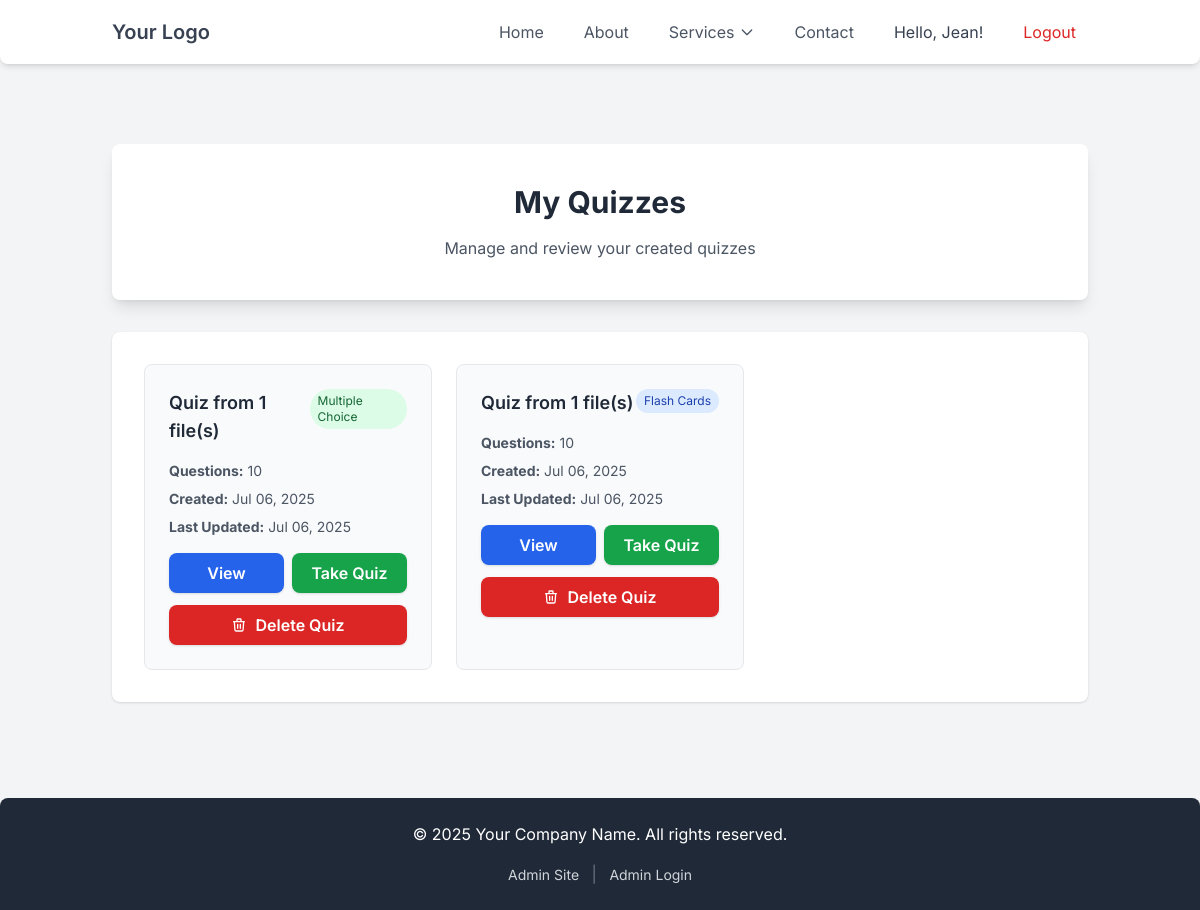
The app's page /quizmake/my-quizzes/ (signed in), older data.
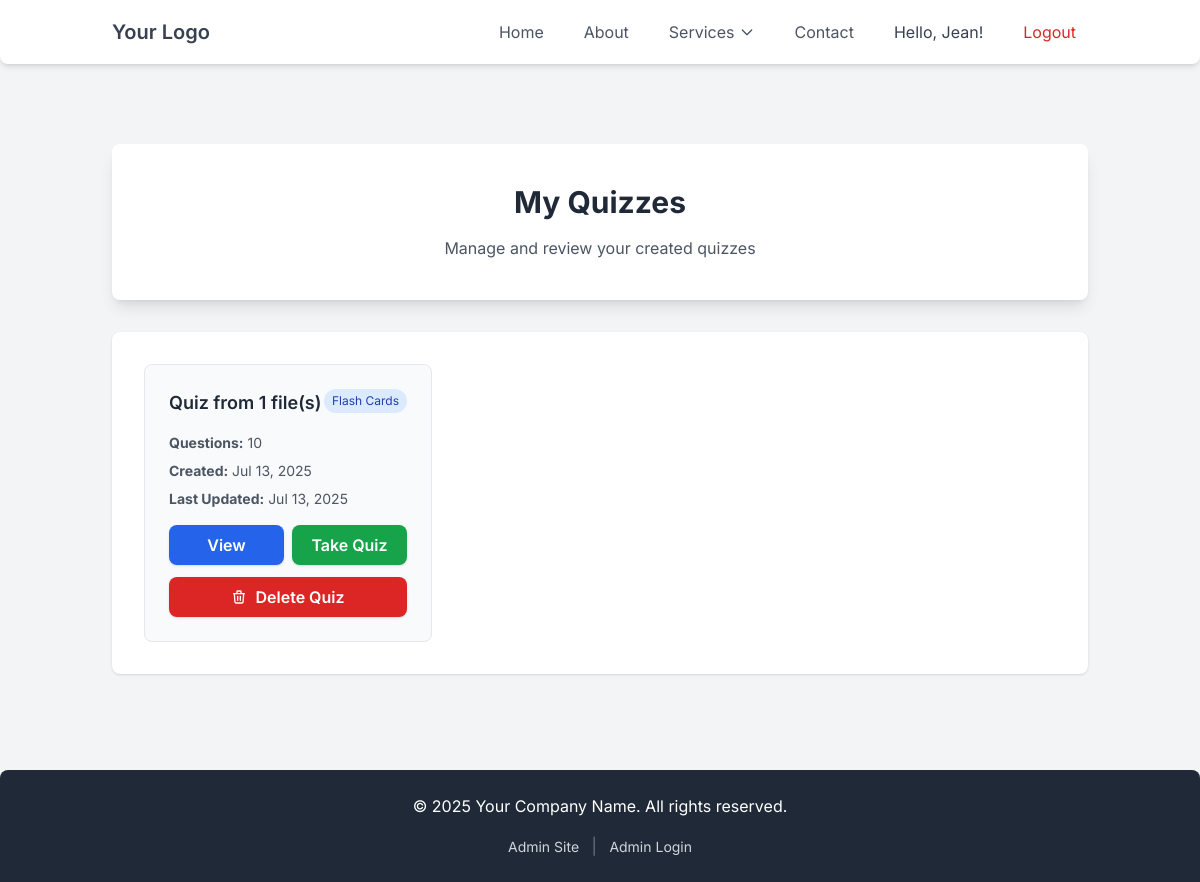
The same page, newer data.
### quizmake/models.py (models this page shows, shortened)
class Quiz(models.Model):
    QUIZ_TYPES = [
        ('flashcards', 'Flash Cards'),
        ('multiple_choice', 'Multiple Choice'),
    ]
    user = models.ForeignKey(User, on_delete=models.CASCADE)
    title = models.CharField(max_length=200, blank=True)
    quiz_type = models.CharField(max_length=20, choices=QUIZ_TYPES)
    num_questions = models.IntegerField()
    created_at = models.DateTimeField(auto_now_add=True)
    updated_at = models.DateTimeField(auto_now=True)

### quizmake/views.py (the view)
# urls.py: path('my-quizzes/', views.my_quizzes, name='my_quizzes'),
@login_required
def my_quizzes(request):
    quizzes = Quiz.objects.filter(user=request.user).order_by('-created_at')
    context = {
        'quizzes': quizzes,
    }
    return render(request, 'quizmake/my_quizzes.html', context)

### quizmake/templates/quizmake/my_quizzes.html (shortened to what this page needs)
{% extends "home/base.html" %}
{% block content %}
<section class="text-center bg-white p-10 rounded-lg shadow-lg mb-8">
    <h1 class="text-3xl font-bold text-gray-800 mb-4">My Quizzes</h1>
    <p class="text-gray-600">Manage and review your created quizzes</p>
</section>
<section class="max-w-6xl mx-auto bg-white p-8 rounded-lg shadow">
    {% if quizzes %}
        <div class="grid grid-cols-1 md:grid-cols-2 lg:grid-cols-3 gap-6">
            {% for quiz in quizzes %}
            <div class="border rounded-lg p-6 bg-gray-50 hover:shadow-md transition-shadow">
                <div class="flex justify-between items-start mb-4">
                    <h3 class="font-semibold text-lg text-gray-800">{{ quiz.title }}</h3>
                    <span class="px-2 py-1 text-xs rounded-full {% if quiz.quiz_type == 'flashcards' %}bg-blue-100 text-blue-800{% else %}bg-green-100 text-green-800{% endif %}">
                        {{ quiz.get_quiz_type_display }}
                    </span>
                </div>
                <div class="space-y-2 text-sm text-gray-600 mb-4">
                    <p><strong>Questions:</strong> {{ quiz.questions.count }}</p>
                    <p><strong>Created:</strong> {{ quiz.created_at|date:"M d, Y" }}</p>
                    <p><strong>Last Updated:</strong> {{ quiz.updated_at|date:"M d, Y" }}</p>
                </div>
                <div class="flex gap-2">
                    <a href="{% url 'quiz_detail' quiz.id %}" class="flex-1 bg-blue-600 hover:bg-blue-700 text-white text-center font-semibold py-2 px-4 rounded-lg shadow transition duration-300 ease-in-out">
                        View
                    </a>
                    <a href="{% url 'take_quiz' quiz.id %}" class="flex-1 bg-green-600 hover:bg-green-700 text-white text-center font-semibold py-2 px-4 rounded-lg shadow transition duration-300 ease-in-out">
                        Take Quiz
                    </a>
                </div>
                <div class="mt-3">
                    <button onclick="confirmDelete('{{ quiz.id }}', '{{ quiz.title|escapejs }}')"
                            class="w-full bg-red-600 hover:bg-red-700 text-white text-center font-semibold py-2 px-4 rounded-lg shadow transition duration-300 ease-in-out flex items-center justify-center">
                        <svg class="w-4 h-4 mr-2" fill="none" stroke="currentColor" viewBox="0 0 24 24">
                            <path stroke-linecap="round" stroke-linejoin="round" stroke-width="2" d="M19 7l-.867 12.142A2 2 0 0116.138 21H7.862a2 2 0 01-1.995-1.858L5 7m5 4v6m4-6v6m1-10V4a1 1 0 00-1-1h-4a1 1 0 00-1 1v3M4 7h16"></path>
                        </svg>
                        Delete Quiz
                    </button>
                </div>
            </div>
            {% endfor %}
        </div>
    {% endif %}
</section>
{% endblock content %}

### home/templates/home/base.html (shortened to what this page needs)
{% load static %}
<!DOCTYPE html>
<html lang="en">
<head>
    <script src="https://cdn.tailwindcss.com"></script>
    <link rel="stylesheet" href="{% static 'weighttracker/css/style.css' %}">
</head>
<body class="bg-gray-100 text-gray-800 min-h-screen flex flex-col">
    <header class="bg-white shadow-md rounded-b-lg fixed top-0 left-0 w-full z-50">
        <nav class="container mx-auto px-6 py-3 flex justify-between items-center">
            <div>
                <a href="#" class="text-xl font-semibold text-gray-700 hover:text-blue-600 rounded">Your Logo</a>
            </div>
            <div class="space-x-4 flex items-center">
                <a href="/" class="px-3 py-2 text-gray-600 hover:text-blue-600 rounded-md">Home</a>
                <a href="#" class="px-3 py-2 text-gray-600 hover:text-blue-600 rounded-md">About</a>
                <div class="relative group">
                    <button class="px-3 py-2 text-gray-600 hover:text-blue-600 rounded-md flex items-center">
                        Services
                        <svg class="w-4 h-4 ml-1 transition-transform group-hover:rotate-180" fill="none" stroke="currentColor" viewBox="0 0 24 24">
                            <path stroke-linecap="round" stroke-linejoin="round" stroke-width="2" d="M19 9l-7 7-7-7"></path>
                        </svg>
                    </button>
                </div>
                <a href="#" class="px-3 py-2 text-gray-600 hover:text-blue-600 rounded-md">Contact</a>
                {% if user.is_authenticated %}
                    <span class="px-3 py-2 text-gray-700">Hello, {{ user.username }}!</span>
                    <form method="post" action="{% url 'logout' %}" style="display: inline;">
                        <button type="submit" class="px-3 py-2 text-red-600 hover:text-red-800 rounded-md bg-transparent border-none cursor-pointer">Logout</button>
                    </form>
                {% else %}
                    <a href="{% url 'login' %}" class="px-3 py-2 text-blue-600 hover:text-blue-800 rounded-md">Login</a>
                    <a href="{% url 'register' %}" class="px-3 py-2 text-green-600 hover:text-green-800 rounded-md">Register</a>
                {% endif %}
            </div>
        </nav>
    </header>
    <main class="container mx-auto px-6 py-12 mt-24 flex-1">
        {%block content %}{% endblock %}
    </main>
    <footer class="bg-gray-800 text-white mt-12 py-6 rounded-t-lg">
        <div class="container mx-auto px-6 text-center">
            <p>&copy; 2025 Your Company Name. All rights reserved.</p>
            <div class="mt-4">
                <a href="/admin/" class="text-gray-300 hover:text-white text-sm">Admin Site</a>
                <span class="text-gray-500 mx-2">|</span>
                <a href="/admin/login/" class="text-gray-300 hover:text-white text-sm">Admin Login</a>
            </div>
        </div>
    </footer>
</body>
</html>

### home/templates/home/base.html (style rules this page uses)
body { font-family: 'Inter', sans-serif; }

Row changes from the older to the newer data that the page shows:
removed Quiz: title "Quiz from 1 file(s)", quiz_type "Multiple Choice", questions.count "10", created_at "Jul 06, 2025", updated_at "Jul 06, 2025"
removed Quiz: title "Quiz from 1 file(s)", quiz_type "Flash Cards", questions.count "10", created_at "Jul 06, 2025", updated_at "Jul 06, 2025"
added Quiz: title "Quiz from 1 file(s)", quiz_type "Flash Cards", questions.count "10", created_at "Jul 13, 2025", updated_at "Jul 13, 2025"
